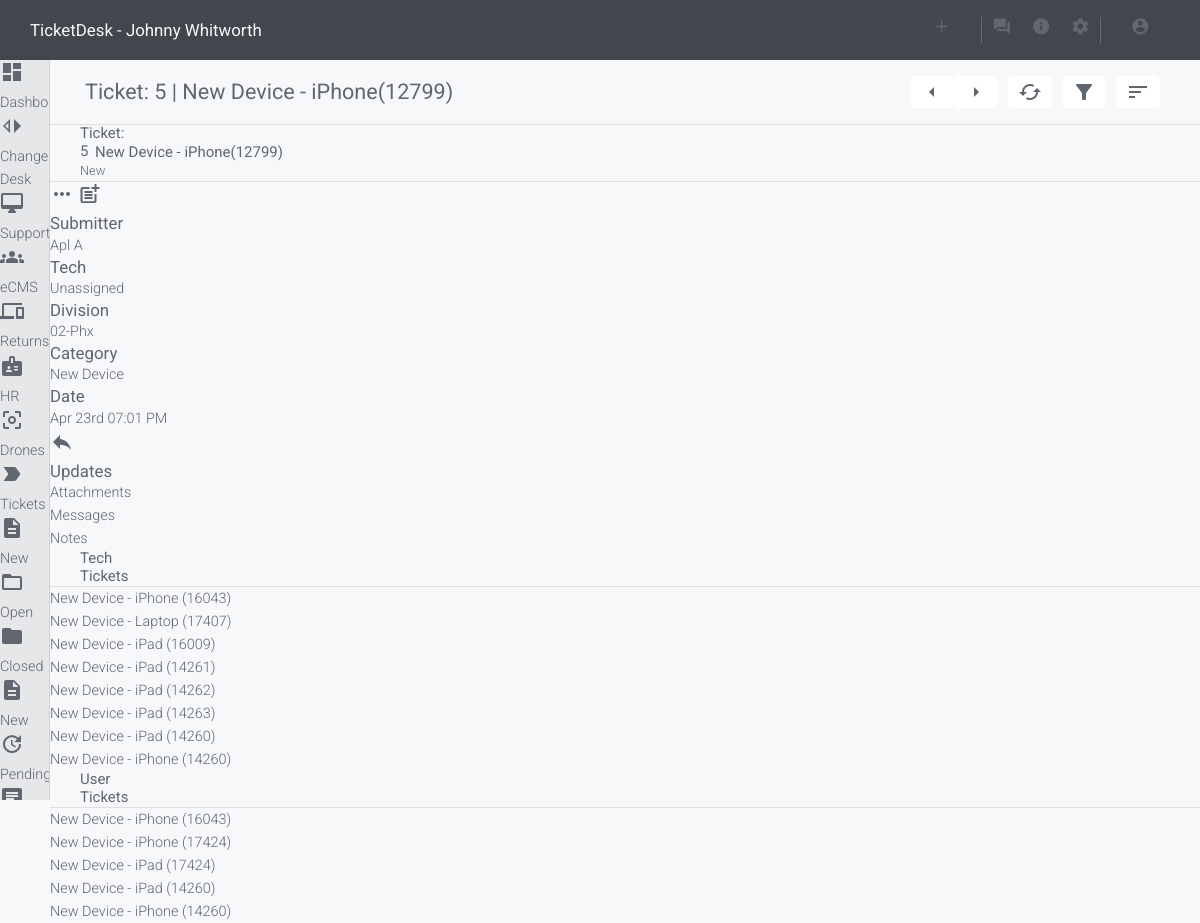
Screenshot of /tickets/5 (signed in) with the database file from the repository.
### users/models.py (models this page shows)
class User(AbstractBaseUser, PermissionsMixin):
    email = models.CharField(
        verbose_name='Username',
        max_length=254,
        unique=True,
    )
    date_joined = models.DateTimeField(
        verbose_name='Date Created',
        auto_now_add=True
    )
    last_login = models.DateTimeField(
        verbose_name='Last Login',
        auto_now=True,
    )
    is_admin = models.BooleanField(
        default=False,
    )
    is_active = models.BooleanField(
        default=True,
    )
    is_staff = models.BooleanField(
        default=False,
    )
    USERNAME_FIELD = 'email'
    EMAIL_FIELD = 'email'
    REQUIRED_FIELDS = []
    objects = UserManager()
    def __str__(self):
        return self.profile.get_short_name()

### profiles/models.py (models this page shows, shortened)
class Profile(models.Model):
    user = models.OneToOneField(
        User,
        on_delete=models.CASCADE,
    )
    first_name = models.CharField(
        verbose_name='First Name',
        max_length=256,
        null=True,
        blank=True,
    )
    last_name = models.CharField(
        verbose_name='Last Name',
        max_length=256,
        null=True,
        blank=True,
    )
    employee_number = models.IntegerField(
        verbose_name='Employee Number',
        null=True,
        blank=True,
    )
    division = models.IntegerField(
        verbose_name='Division',
        null=False,
        blank=False,
        choices=DIVISION_CHOICES,
        default=98,
    )
    phone = models.CharField(
        verbose_name='Phone',
        max_length=30,
        null=True,
        blank=True,
    )
    extension = models.IntegerField(
        verbose_name='Extension',
        null=True,
        blank=True,
    )
    def get_full_name(self):
        return f'{self.first_name.capitalize()} {self.last_name.capitalize()}'
    def get_short_name(self):
        last_as_string = str(self.last_name).capitalize()
        return f'{self.first_name.capitalize()} {last_as_string[:1].capitalize()}'

### tickets/models.py (models this page shows, shortened)
class Ticket(models.Model):
    NEW_STATUS = 0
    OPEN_STATUS = 1
    REOPENED_STATUS = 2
    RESOLVED_STATUS = 3
    CLOSED_STATUS = 4
    DUPLICATE_STATUS = 5
    STATUS_CHOICES = (
        (NEW_STATUS, _('New')),
        (OPEN_STATUS, _('Open')),
        (REOPENED_STATUS, _('Reopened')),
        (RESOLVED_STATUS, _('Resolved')),
        (CLOSED_STATUS, _('Closed')),
        (DUPLICATE_STATUS, _('Duplicate')),
    )
    PRIORITY_CHOICES = (
        (1, _('1. Critical')),
        (2, _('2. High')),
        (3, _('3. Normal')),
        (4, _('4. Low')),
        (5, _('5. Very Low')),
    )
    subject = models.CharField(
        _('Subject'),
        max_length=100,
        blank=True,
        null=True,
    )
    issue = models.CharField(
        _('Issue'),
        max_length=200,
        null=True,
        blank=True
    )
    category = models.ForeignKey(
        'Category',
        on_delete=models.CASCADE,
        verbose_name=_('Category')
    )
    subcategory = models.ForeignKey(
        'SubCategory',
        on_delete=models.CASCADE,
        verbose_name=_('Sub Category')
    )
    associated_employee = models.ForeignKey(
        'Employees',
        on_delete=models.CASCADE,
        verbose_name=_('Employees'),
        blank=True,
        null=True,
    )
    container = models.ForeignKey(
        'Container',
        on_delete=models.CASCADE,
        verbose_name=_('Container'),
    )
    created = models.DateTimeField(
        _('Created'),
        blank=True,
        default=timezone.now()
    )
    modified = models.DateTimeField(
        _('Modified'),
        blank=True,
    )
    submitter = models.ForeignKey(
        get_user_model(),
        related_name=_('submitter'),
        on_delete=models.CASCADE,
        blank=False,
        null=False,
    )
    technician = models.ForeignKey(
        get_user_model(),
        related_name=_('technician'),
        on_delete=models.CASCADE,
        blank=True,
        null=True,
    )
    division = models.CharField(
        verbose_name='Division',
        max_length=100,
        null=False,
        blank=False,
        default='None'
    )
    status = models.IntegerField(
        _('Status'),
        choices=STATUS_CHOICES,
        default=NEW_STATUS
    )
    resolution = models.TextField(
        _('Resolution'),
        blank=True,
        null=True,
    )
    priority = models.IntegerField(
        _('Priority'),
        choices=PRIORITY_CHOICES,
        default=3,
        blank=3,
    )
    due_date = models.DateTimeField(
        _('Due on'),
        blank=True,
        null=True,
    )
    secret_key = models.CharField(
        _('Secret key'),
        max_length=36,
        default=mk_secret
    )
    master_ticket = models.ForeignKey(
        'Ticket',
        on_delete=models.CASCADE,
        blank=True,
        null=True,
    )
    def _get_assigned_to(self):
        if not self.technician:
            return _('Unassigned')
        else:
            return f'{self.technician}'
    get_assigned_to = property(_get_assigned_to)
    def _get_ticket(self):
        return u'[%s]' % (self.container.slug, self.id)
    ticket = property(_get_ticket)
    def _get_ticket_for_url(self):
        return u"%s-%s" % (self.queue.slug, self.id)
    ticket_for_url = property(_get_ticket_for_url)
    def _get_status_css_class(self):
        if self.status == 0:
            return 'new'
        elif self.status == 1:
            return 'open'
        elif self.status == 4:
            return 'closed'
    get_status_css_class = property(_get_status_css_class)
    def _get_priority_css_class(self):
        if self.priority == 2:
            return "warning"
        elif self.priority == 1:
            return "danger"
        elif self.priority == 5:
            return "success"
        else:
            return ""
    get_priority_css_class = property(_get_priority_css_class)
    class Meta:
        get_latest_by = "created"
        ordering = ('id',)
        verbose_name = _('Ticket')
        verbose_name_plural = _('Tickets')

class Category(models.Model):
    category = models.CharField(
        max_length=20,
        null=False,
        blank=False,
        unique=True,
    )
    def __str__(self):
        return self.category
    class Meta:
        verbose_name = 'Category'
        verbose_name_plural = 'Categories'

### tickets/views.py (the view)
# urls.py: path('<int:id>', ticket_detail_view, name='detail'),
def ticket_detail_view(request, id):
    template = 'tickets/ticket.html'
    ticket = Ticket.objects.get(id=id)
    comments = Comment.objects.filter(ticket=ticket)
    title = ticket.id
    context = {
        'title': title,
        'ticket': ticket,
        'comments': comments,
    }
    return render(request, template, context)

### templates/tickets/ticket.html (shortened to what this page needs)
{% extends 'base/base.html' %}
{% block content %}
<div class="title">
    <div class="header">
        <h2>Ticket: {{ title }} | {{ ticket.subject }}</h2>
    </div>
    <div class="detail">
        <div class="set">
            <span class="material-icons">arrow_left</span>
            <span class="material-icons">arrow_right</span>
        </div>
        <div class="set">
            <span class="material-icons">cached</span>
        </div>
        <div class="set">
            <span class="material-icons">filter_alt</span>
        </div>
        <div class="set">
            <span class="material-icons">sort</span>
        </div>
    </div>
</div>
<div class="tickets">
    <div class="container">
        <div class="left">
            <div class="message">
                <div class="card">
                    <div class="head col message">
                        <div class="status">
                            <h3>Ticket: {{ ticket.id }}</h3>
                            <p class="bar {{ ticket.get_status_css_class}}">{{ ticket.get_status_display }}</p>
                        </div>
                        <div class="subject">
                            <h3>{{ ticket.subject }}</h3>
                        </div>
                    </div>
                    <div class="footer">
                        <span class="material-icons button s-button bl-round">more_horiz</span>
                        <span class="material-icons button s-button">post_add</span>
                        <div class="button l-button">
                            <h3>Submitter</h3>
                            <p>{{ ticket.submitter }}</p>
                        </div>
                        <div class="button l-button">
                            <h3>Tech</h3>
                            <p>{{ ticket.get_assigned_to }}</p>
                        </div>
                        <div class="button l-button">
                            <h3>Division</h3>
                            <p>{{ ticket.division }}</p>
                        </div>
                        <div class="button l-button">
                            <h3>Category</h3>
                            <p>{{ ticket.category }}</p>
                        </div>
                        <div class="button l-button">
                            <h3>Date</h3>
                            <p>{{ ticket.created|date:"M dS h:i A" }}</p>
                        </div>
                        <span class="material-icons button s-button br-round">reply</span>
                    </div>
                </div>
            </div>
            <div class="label">
                <h3>Updates</h3>
            </div>
            <div class="button-group ul-buttons">
                <p class="button">Attachments</p>
                <p class="button active">Messages</p>
                <p class="button">Notes</p>
            </div>
        </div>
        <div class="right">
            <div class="info">
                <div class="card">
                    <div class="head bg-primary">
                        <h3>Tech Tickets</h3>
                    </div>
                    <div class="body round">
                        <p class="button">New Device - iPhone (16043)</p>
                        <p class="button">New Device - Laptop (17407)</p>
                        <p class="button">New Device - iPad (16009)</p>
                        <p class="button">New Device - iPad (14261)</p>
                        <p class="button">New Device - iPad (14262)</p>
                        <p class="button">New Device - iPad (14263)</p>
                        <p class="button">New Device - iPad (14260)</p>
                        <p class="button">New Device - iPhone (14260)</p>
                    </div>
                </div>
                <div class="card">
                    <div class="head bg-primary">
                        <h3>User Tickets</h3>
                    </div>
                    <div class="body round">
                        <p class="button">New Device - iPhone (16043)</p>
                        <p class="button">New Device - iPhone (17424)</p>
                        <p class="button">New Device - iPad (17424)</p>
                        <p class="button">New Device - iPad (14260)</p>
                        <p class="button">New Device - iPhone (14260)</p>
                    </div>
                </div>
            </div>
        </div>
    </div>
</div>
{% endblock content %}

### templates/base/base.html (shortened to what this page needs)
{% load static %}
<!DOCTYPE html>
<html lang="en">
  <head>
    <link rel="stylesheet" href="https://cdnjs.cloudflare.com/ajax/libs/font-awesome/5.13.1/css/all.min.css" />
    <link rel="stylesheet" href="{% static 'css/style.css' %}">
  </head>
  <body>
      <section class="base">
        {% include 'base/navbar.html' %}
        {% include 'base/sidenav.html' %}
        <section class='main'>
            {% block content %}
            {% endblock content %}
        </section>
      </section>
  </body>
</html>

### templates/base/navbar.html
<section class='navbar'>
    <div class="nav">
        <div class="header">
            <h3>TicketDesk - {{ user.profile.get_full_name }}</h3>
        </div>
        <div class="detail">
            <div class="section">
                <a href="{% url 'tickets:new' %}"><span class="material-icons">add</span></a>
            </div>
            <div class="section">
                <a href="?test=Division"><span class="material-icons">question_answer</span></a>
                <a href="?test=Division"><span class="material-icons">info</span></a>
                <a href="?test=Division"><span class="material-icons">settings</span></a>
            </div>
            <div class="section">
                <a href="{% url 'profiles:edit' %}"><span class="material-icons">account_circle</span></a>
            </div>
        </div>
    </div>
</section>

### templates/base/sidenav.html (shortened to what this page needs)
<section class='side-nav closed'>
    <div class="nav">
        <div class="detail">
            <ul>
                <li><a href="?test=Dashboard">
                    <span class="material-icons">dashboard</span>
                    <p>Dashboard</p></a>
                </li>
                <li><a href="?test=Desk" >
                    <span class="material-icons">switch_left</span>
                    <p class="hidden-item">Change Desk</p></a>
                    <ul class='dropdown'>
                        <li><a href="?test=Support">
                            <span class="material-icons">desktop_mac</span>
                            <p class="drop-item">Support</p></a>
                        </li>
                        <li><a href="?test=eCMS">
                            <span class="material-icons">groups</span>
                            <p class="drop-item">eCMS</p></a>
                        </li>
                        <li><a href="?test=Returns">
                            <span class="material-icons">devices</span>
                            <p class="drop-item">Returns</p></a>
                        </li>
                        <li><a href="?test=HR">
                            <span class="material-icons">badge</span>
                            <p class="drop-item">HR</p></a>
                        </li>
                        <li><a href="?test=Drones">
                            <span class="material-icons">center_focus_weak</span>
                            <p class="drop-item">Drones</p></a>
                        </li>
                    </ul>
                </li>
                <li><a href="http://localhost:8000/tickets/" class="active">
                    <span class="material-icons">label_important</span>
                    <p>Tickets</p></a>
                    <ul class="dropdown">
                        <li><a href="?test=New">
                            <span class="material-icons">description</span>
                            <p class="drop-item">New</p>
                        </a></li>
                        <li><a href="?test=Open">
                            <span class="material-icons">folder_open</span>
                            <p class="drop-item">Open</p>
                        </a></li>
                        <li><a href="?test=Closed">
                            <span class="material-icons">folder</span>
                            <p class="drop-item">Closed</p>
                        </a></li>
                        <li><a href="?test=New">
                            <span class="material-icons">description</span>
                            <p class="drop-item">New</p>
                        </a></li>
                        <li><a href="?test=Pending">
                            <span class="material-icons">update</span>
                            <p class="drop-item">Pending</p>
                        </a></li>
                    </ul>
                </li>
                <li><a href="?test=Alerts">
                    <span class="material-icons">chat</span>
                </a></li>
            </ul>
        </div>
    </div>
</section>

### rows the page displays
User: profile.get_full_name "Johnny Whitworth"
Ticket: subject "New Device - iPhone(12799)", id "5", status "New", submitter "Apl A", get_assigned_to "Unassigned", division "02-Phx", category "New Device", created "Apr 23rd 07:01 PM"

### other values shown
{{ title }} "5"
